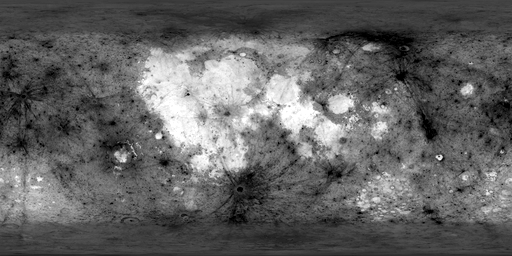
#> input picture cad/patterns/NASA_Moon_512px.png, 512 x 256 px
$ python geodesic_mapped_double.py --input NASA_Moon_512px.png
#> lines starting #> are read from the running program, lines starting #| are printed output that depends on the picture
#!/usr/bin/env python3
"""
Spherical geodesic lithophane generator.
Original algorithm (2018-03-01) by Uwe Zimmermann (uwe.zimmermann@sciencetronics.com).
Updated with CLI arguments, presets, and flexible paths for the SmartLamp project.
"""

import os
import sys
import argparse
from math import cos, sin, sqrt, acos, asin, atan, pi

# Lazy / checked imports for third-party packages
np = None
mesh = None
Image = None
tqdm = None

def check_dependencies():
    global np, mesh, Image, tqdm
    try:
        import numpy as _np
        from stl import mesh as _mesh
        from PIL import Image as _Image
        from tqdm import tqdm as _tqdm
        np = _np
        mesh = _mesh
        Image = _Image
        tqdm = _tqdm
    except ImportError as e:
        sys.exit(
            f"Error: Missing required dependency ({e}).\n"
            "Please install the required packages:\n"
            "    pip install numpy numpy-stl matplotlib pillow tqdm\n"
        )

script_dir = os.path.dirname(os.path.abspath(__file__))

PRESETS = {
    'moon': {
        'input': 'NASA_Moon_512px.png',
        'output': 'Moon.stl',
        'dia': 116.0,
        'wall': 2.56,
        'inner_depth': 1.76,
        'outer_depth': 0.0,
        'invert': True,
        'normalize': True,
    },
    'earth': {
        'input': 'NASA_WorldMap_1024px.png',
        'output': 'Earth.stl',
        'dia': 116.0,
        'wall': 2.56,
        'inner_depth': 1.76,
        'outer_depth': 0.0,
        'invert': False,
        'normalize': False,
    },
    'mars': {
        'input': 'mars_1k_topo.jpg',
        'output': 'Mars.stl',
        'dia': 116.0,
        'wall': 2.56,
        'inner_depth': 1.76,
        'outer_depth': 0.0,
        'invert': True,
        'normalize': True,
    },
}

def resolve_path(filename):
    if os.path.isabs(filename):
        return filename
    parent = os.path.dirname(filename)
    if os.path.exists(filename) or (parent and os.path.exists(parent)):
        return os.path.abspath(filename)
    return os.path.join(script_dir, filename)

# [118 lines left out: functions long, lat, vnormalize, divide_triangle, geodesic, not called in this run]

def geodesic_mesh(freq, pix, longsteps, latsteps, outer_radius, inner_radius, outer_delta, inner_delta, progress=True):
    obj = mesh.Mesh(np.zeros(20 * freq * freq * 2, dtype=mesh.Mesh.dtype))
    vertices = geodesic(freq, pix, longsteps, latsteps, outer_radius, inner_radius, outer_delta, inner_delta, progress)
    n = 0

    thisrange = tqdm(range(0, freq), desc="Building mesh polar") if progress else range(0, freq)
    for i in thisrange:
        j = 0
        while (j < i) or ((j == 0) and (i == 0)):
            k = 0
            while k < 5:
                obj.vectors[n] = [vertices[0, i, k * i + j],
                                  vertices[0, i + 1, k * (i + 1) + j],
                                  vertices[0, i + 1, (k * (i + 1) + j + 1) % (5 * (i + 1))]]
                n = n + 1

                obj.vectors[n] = [vertices[1, i + 1, k * (i + 1) + j],
                                  vertices[1, i, k * i + j],
                                  vertices[1, i + 1, (k * (i + 1) + j + 1) % (5 * (i + 1))]]
                n = n + 1

                if i > 0:
                    obj.vectors[n] = [vertices[0, i, k * i + j],
                                      vertices[0, i + 1, (k * (i + 1) + j + 1) % ((i + 1) * 5)],
                                      vertices[0, i, (k * i + j + 1) % (5 * i)]]
                    n = n + 1

                    obj.vectors[n] = [vertices[1, i + 1, (k * (i + 1) + j + 1) % ((i + 1) * 5)],
                                      vertices[1, i, k * i + j],
                                      vertices[1, i, (k * i + j + 1) % (5 * i)]]
                    n = n + 1

                if (j == 0) and (i > 0):
                    obj.vectors[n] = [vertices[0, i, k * i + j],
                                      vertices[0, i + 1, ((k + 5 - 1) % 5) * (i + 1) + i],
                                      vertices[0, i + 1, k * (i + 1) + j]]
                    n = n + 1

                    obj.vectors[n] = [vertices[1, i + 1, ((k + 5 - 1) % 5) * (i + 1) + i],
                                      vertices[1, i, k * i + j],
                                      vertices[1, i + 1, k * (i + 1) + j]]
                    n = n + 1

                # southern hemisphere
                obj.vectors[n] = [vertices[0, (5 - 2) * freq - (i + 1), k * (i + 1) + j],
                                  vertices[0, (5 - 2) * freq - i, k * i + j],
                                  vertices[0, (5 - 2) * freq - (i + 1), (k * (i + 1) + j + 1) % ((i + 1) * 5)]]
                n = n + 1

                obj.vectors[n] = [vertices[1, (5 - 2) * freq - i, k * i + j],
                                  vertices[1, (5 - 2) * freq - (i + 1), k * (i + 1) + j],
                                  vertices[1, (5 - 2) * freq - (i + 1), (k * (i + 1) + j + 1) % ((i + 1) * 5)]]
                n = n + 1

                if i > 0:
                    obj.vectors[n] = [vertices[0, (5 - 2) * freq - (i + 1), (k * (i + 1) + j + 1) % ((i + 1) * 5)],
                                      vertices[0, (5 - 2) * freq - i, k * i + j],
                                      vertices[0, (5 - 2) * freq - i, (k * i + j + 1) % (i * 5)]]
                    n = n + 1

                    obj.vectors[n] = [vertices[1, (5 - 2) * freq - i, k * i + j],
                                      vertices[1, (5 - 2) * freq - (i + 1), (k * (i + 1) + j + 1) % ((i + 1) * 5)],
                                      vertices[1, (5 - 2) * freq - i, (k * i + j + 1) % (i * 5)]]
                    n = n + 1

                if (j == 0) and (i > 0):
                    obj.vectors[n] = [vertices[0, (5 - 2) * freq - (i + 1), ((k + 5 - 1) % 5) * (i + 1) + i],
                                      vertices[0, (5 - 2) * freq - i, k * i + j],
                                      vertices[0, (5 - 2) * freq - (i + 1), k * (i + 1) + j]]
                    n = n + 1

                    obj.vectors[n] = [vertices[1, (5 - 2) * freq - i, k * i + j],
                                      vertices[1, (5 - 2) * freq - (i + 1), ((k + 5 - 1) % 5) * (i + 1) + i],
                                      vertices[1, (5 - 2) * freq - (i + 1), k * (i + 1) + j]]
                    n = n + 1

                k = k + 1
            j = j + 1

    thisrange = tqdm(range(0, freq), desc="Building mesh equatorial") if progress else range(0, freq)
    for i in thisrange:
        j = 0
        while j < freq * 5:
            obj.vectors[n] = [vertices[0, freq + i, j],
                              vertices[0, freq + i + 1, j],
                              vertices[0, freq + i + 1, (j + 1) % (5 * freq)]]
            n = n + 1

            obj.vectors[n] = [vertices[1, freq + i + 1, j],
                              vertices[1, freq + i, j],
                              vertices[1, freq + i + 1, (j + 1) % (5 * freq)]]
            n = n + 1

            obj.vectors[n] = [vertices[0, freq + i, j],
                              vertices[0, freq + i + 1, (j + 1) % (5 * freq)],
                              vertices[0, freq + i, (j + 1) % (5 * freq)]]
            n = n + 1

            obj.vectors[n] = [vertices[1, freq + i + 1, (j + 1) % (5 * freq)],
                              vertices[1, freq + i, j],
                              vertices[1, freq + i, (j + 1) % (5 * freq)]]
            n = n + 1
            j = j + 1
    return obj

def generate_mesh(mapfilename, savefilename, dia=116.0, wall=2.56, inner_depth=1.76, outer_depth=0.0, freq=200, normalize=False, invert=False, progress=True):
#> called with mapfilename = 'NASA_Moon_512px.png', savefilename = 'NASA_Moon_512px.stl', dia = 116, wall = 2.56, inner_depth = 1.76, outer_depth = 0, freq = 200, normalize = False
    check_dependencies()
    if inner_depth + outer_depth >= wall:
        raise ValueError(
            f"Total carving depth (inner={inner_depth} + outer={outer_depth} = {inner_depth + outer_depth:.2f} mm) "
            f"must be strictly less than wall thickness ({wall:.2f} mm) to prevent the inner shell from punching through the outer shell!"
        )
    in_path = resolve_path(mapfilename)
    out_path = resolve_path(savefilename)

    if not os.path.exists(in_path):
        raise FileNotFoundError(f"Input image not found: {in_path}")

    outer_radius = dia / 2.0
    inner_radius = outer_radius - wall

    print(f"Loading image from: {in_path}")
    img = Image.open(in_path)
#> img is the input picture: PIL image 512x256 L; min 0, max 255, mean 98.7

    longsteps = 10 * freq
    latsteps  = 3 * freq + 1
    print(f"Resizing image to {longsteps}x{latsteps}...")
    img = img.convert(mode="L")
    img = img.resize((longsteps, latsteps), resample=Image.BICUBIC)
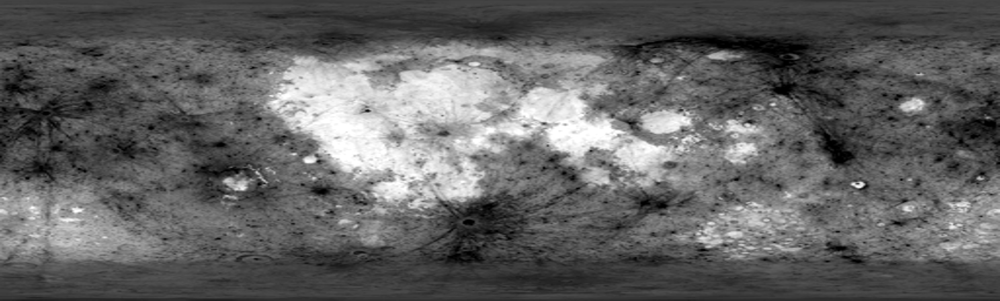
#> img: PIL image 2000x601 L (shown at 1/2 size); min 0, max 255, mean 98.7

    print("Extracting pixel array...")
    pix = np.array(img.getdata(), dtype=np.float32).reshape(img.size[0], img.size[1], 1, order='F')
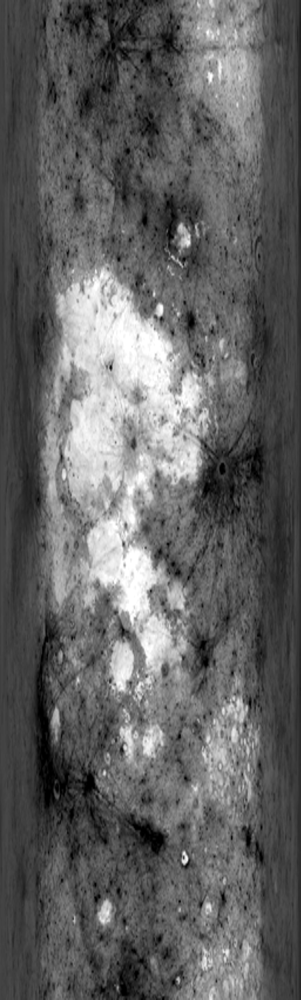
#> pix: shape (2000, 601, 1) float32 (shown at 1/2 size); min 0, max 255, mean 98.7

    if invert:
        print("Inverting heightmap values (255 - pixel)...")
        pix = 255.0 - pix

    if normalize:
        p_low = float(np.percentile(pix, 0.5))
        p_high = float(np.percentile(pix, 99.5))
        print(f"Normalizing dynamic range ({p_low:.1f}..{p_high:.1f} -> 0..255)...")
        if p_high > p_low:
            pix = np.clip((pix - p_low) / (p_high - p_low) * 255.0, 0, 255.0)

    max_pix = np.amax(pix)
#> max_pix = 255
    if max_pix == 0:
        max_pix = 1
    inner_delta = inner_depth / max_pix
#> inner_delta = 0.0069
    outer_delta = outer_depth / max_pix
#> outer_delta = 0

    print(f"Generating geodesic mesh (freq={freq})...")
    c = geodesic_mesh(freq, pix, longsteps, latsteps, outer_radius, inner_radius, outer_delta, inner_delta, progress)

    print(f"Saving STL to: {out_path}")
    c.save(out_path)
    print("Done!")

def main():
    parser = argparse.ArgumentParser(
        description="Generate 3D spherical lithophane STL meshes from heightmap images."
    )
    parser.add_argument(
        "-p", "--preset",
        choices=["moon", "earth", "mars"],
        help="Use preset settings (moon, earth, or mars)"
    )
    parser.add_argument(
        "-i", "--input",
        help="Input heightmap image file (e.g. NASA_Moon_512px.png)"
    )
    parser.add_argument(
        "-o", "--output",
        help="Output STL file path (e.g. Moon.stl)"
    )
    parser.add_argument(
        "-d", "--dia",
        type=float,
        default=116.0,
        help="Outer globe diameter in mm (default: 116.0)"
    )
    parser.add_argument(
        "-w", "--wall",
        type=float,
        default=2.56,
        help="Undisturbed wall thickness in mm (default: 2.56)"
    )
    parser.add_argument(
        "--inner-depth",
        type=float,
        default=1.76,
        help="Carving depth on the inside in mm (default: 1.76)"
    )
    parser.add_argument(
        "--outer-depth",
        type=float,
        default=0.0,
        help="Carving depth on the outside in mm (default: 0.0)"
    )
    parser.add_argument(
        "-f", "--freq",
        type=int,
        default=200,
        help="Subdivision factor / resolution (default: 200; use 10-30 for fast previews)"
    )
    parser.add_argument(
        "-n", "--normalize",
        action="store_true",
        help="Normalize/stretch heightmap dynamic range to full 0..255 (useful for low-contrast images)"
    )
    parser.add_argument(
        "--invert",
        action="store_true",
        help="Invert heightmap values (makes light areas dark and dark areas light)"
    )
    parser.add_argument(
        "--no-progress",
        action="store_true",
        help="Disable progress bars"
    )

    args = parser.parse_args()

    mapfilename = args.input
    savefilename = args.output
    dia = args.dia
    wall = args.wall
    inner_depth = args.inner_depth
    outer_depth = args.outer_depth

    invert = args.invert
    normalize = args.normalize

    if args.preset:
        preset = PRESETS[args.preset]
        if not mapfilename:
            mapfilename = preset['input']
        if not savefilename:
            savefilename = preset['output']
        if args.dia == 116.0:
            dia = preset['dia']
        if args.wall == 2.56:
            wall = preset['wall']
        if args.inner_depth == 1.76:
            inner_depth = preset['inner_depth']
        if args.outer_depth == 0.0:
            outer_depth = preset['outer_depth']
        if not args.invert and 'invert' in preset:
            invert = preset['invert']
        if not args.normalize and 'normalize' in preset:
            normalize = preset['normalize']
    elif not mapfilename:
        print("No input or preset specified. Defaulting to '--preset moon'. Use -h for help.")
        preset = PRESETS['moon']
        mapfilename = preset['input']
        savefilename = savefilename or preset['output']
        if not args.invert and 'invert' in preset:
            invert = preset['invert']
        if not args.normalize and 'normalize' in preset:
            normalize = preset['normalize']

    if not savefilename:
        base = os.path.splitext(os.path.basename(mapfilename))[0]
        savefilename = f"{base}.stl"

    progress = not args.no_progress

    generate_mesh(
        mapfilename=mapfilename,
        savefilename=savefilename,
        dia=dia,
        wall=wall,
        inner_depth=inner_depth,
        outer_depth=outer_depth,
        freq=args.freq,
        normalize=normalize,
        invert=invert,
        progress=progress
    )

if __name__ == "__main__":
#> (the run stopped early here; a loop or call above may not have finished)
